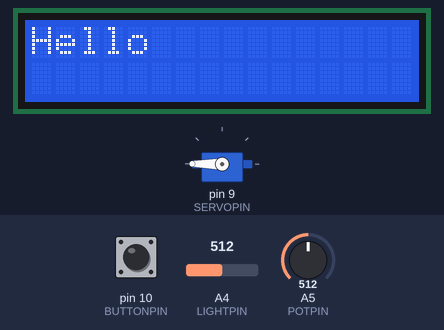
This sketch was run on a simulated Arduino Uno, built with avr-gcc and run on an emulated ATmega328P. On the bench: 16×2 character LCD, servo. The test bench sets the inputs (shaded band); at power-on: pin 10 (BUTTONPIN) HIGH, A5 (POTPIN) = 512, A4 (LIGHTPIN) = 512. What the sketch prints to the serial monitor is not drawn.

Above: at 1.1 s.
At 6.2 s:
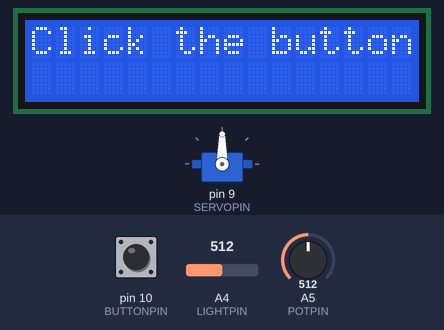
6.3 s: pin 10 (BUTTONPIN) pulled LOW for 0.15 s
At 7.7 s:
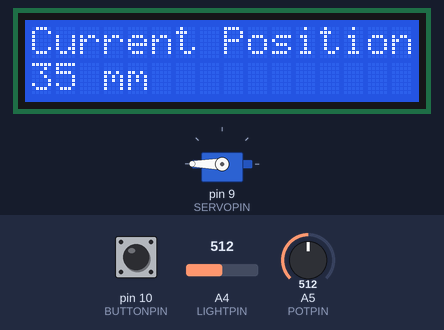
8.1 s: A5 (POTPIN) set to 33
At 9.3 s:
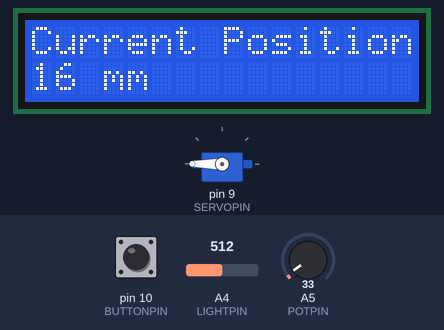
9.7 s: A5 (POTPIN) set to 27
At 10.8 s:
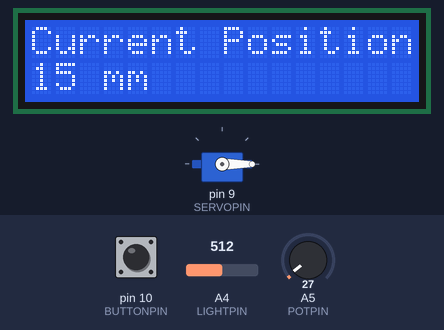
11.4 s: A4 (LIGHTPIN) set to 501
14.4 s: A5 (POTPIN) set to 95
At 15.5 s:
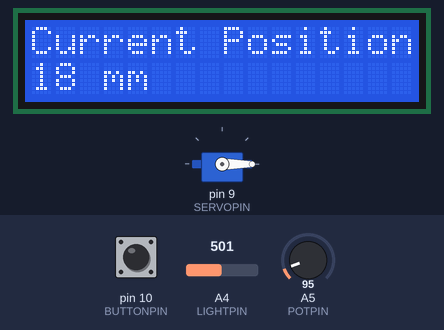
16.0 s: A5 (POTPIN) set to 108
Timing chart, 0 to 18.6 s (numbered marks = the images above; inputs shaded):
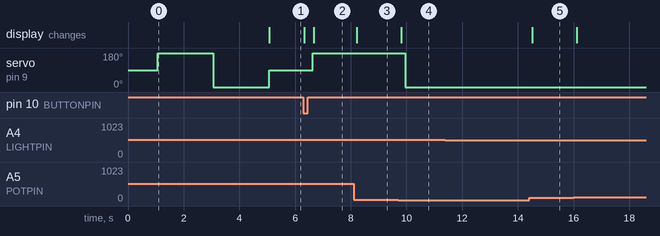

Measured:
- the behaviour switches between 30 and 29 on A5 (POTPIN) (found by bisection; images 3 and 4)
- after the input at 6.3 s, servo on pin 9 (SERVOPIN): 90° → 180° after 0.33 s; the display: first changes at once (image 2 shows a later state)
- after the input at 8.1 s, the display: changes after 0.11 s (image 3)
- after the input at 9.7 s, servo on pin 9 (SERVOPIN): 180° → 0° after 0.25 s; the display: changes after 0.12 s (image 4)
- after the input at 11.4 s, every drawn part: stays the same
- after the input at 14.4 s, the display: changes after 0.11 s (image 5)

The sketch:

LensFocalLength.ino
```cpp
// ППО-2024, устройство определения фокусного расстояния линзы, Школа №2072 //

#define DEBUG1 1  // отладка вкл/выкл

#define POTPIN A5           // потенциометр: пин
#define POTMIN 2            // потенциометр: минимальное значение
#define POTMAX 101          // потенциометр: максимальное значение
#define LIGHTPIN A4         // фоторезистор: пин
#define LIGHTSENSORDIST 15  // потенциометр: поправочный коэффециент расстояния до линзы
#define SERVOPIN 9          // сервопривод: пин
#define SERVOSPEED -90      // сервопривод: скорость
#define BUTTONPIN 10        // кнопка: пин

// Задаём пины дисплея:
#define PIN_RS 2
#define PIN_EN 3
#define PIN_DB4 5
#define PIN_DB5 6
#define PIN_DB6 7
#define PIN_DB7 8

// подключаем библиотеки (БИБЛИОТЕКИ ДЛЯ РАБОТЫ С ДАТЧИКАМИ НЕ ИСПОЛЬЗУЮТСЯ):
#include <LiquidCrystal.h>                                              // Библиотека для работы с текстовым дисплеем
LiquidCrystal lcd(PIN_RS, PIN_EN, PIN_DB4, PIN_DB5, PIN_DB6, PIN_DB7);  // создание дисплея
#include <Servo.h>                                                      // библиотека серво
Servo myservo;                                                          //создаём серво

int potval, potval_max, lightval, lightval_max;  // значения потенциометра и фоторезистора
int currLength, focalLength;                     // переменные для хранения длин

void setup() {
  lcd.begin(16, 2);                   // Устанавливаем размер экрана: количество столбцов и строк
  lcd.setCursor(0, 0);                // Устанавливаем курсор в колонку 0 и строку 0
  lcd.print("Hello               ");  // текст на экране

  //режим работы пинов:
  pinMode(POTPIN, INPUT);
  pinMode(LIGHTPIN, INPUT);
  pinMode(BUTTONPIN, INPUT_PULLUP);

  //СОМ-порт:
  Serial.begin(9600);
  Serial.print("\n\n\n");

  /* подключение и тест сервопривода: */ {
    myservo.attach(SERVOPIN);
    myservo.write(90);
    delay(1000);
    myservo.write(90 - SERVOSPEED);
    Serial.println("Servo testing >>>");
    delay(2000);
    myservo.write(90 + SERVOSPEED);
    Serial.println("Servo testing <<<");
    delay(2000);
    myservo.write(90);
  }
  Serial.println("Done");

  lcd.setCursor(0, 0);                    // Устанавливаем курсор в колонку 0 и строку 0
  lcd.print("Click the button        ");  // текст на экране
}

void loop() {
  lightval = map(analogRead(LIGHTPIN), 0, 1023, 1023, 0);  // читаем данные с фоторезистора

  if (!digitalRead(BUTTONPIN)) {           // если кнопка нажата
    lcd.setCursor(0, 0);                   // Устанавливаем курсор в колонку 0 и строку 0
    lcd.print("Please wait...         ");  // текст на экране

    // обнуляем переменные и ждем:
    lightval = 0;
    potval = 0;
    lightval_max = 0;
    potval_max = 0;
    delay(300);

    potval = 0.1 * analogRead(POTPIN);  // читаем значение с потенциометра и делим на 10, чтобы привести значения к одному порядку

    // движемся вперед, пока не упремся в минимум, и считываем данные:
    while (potval > POTMIN) {
      myservo.write(90 - SERVOSPEED);
      delay(20);
      LightMAX_func();    // ищем максимум яркости
      Debug1();           // отладка
      CurrLengthCalc();   // вычисляем текущее расстояние
      FocalLengthCalc();  // вычисляем фокусное расстояние
      Serial.println();
      delay(30);
    }
    delay(100);
    // движемся назад, пока не упремся в максимум, и считываем данные:
    while (potval < POTMAX) {
      myservo.write(90 + SERVOSPEED);
      delay(20);
      LightMAX_func();    // ищем максимум яркости
      Debug1();           // отладка
      CurrLengthCalc();   // вычисляем текущее расстояние
      FocalLengthCalc();  // вычисляем фокусное расстояние
      Serial.println();
      delay(30);
    }
    delay(100);
    // движемся вперед, пока недоедем до полученного значения фокусного расстояния:
    while (potval > potval_max) {
      potval = 0.1 * analogRead(POTPIN);
      myservo.write(90 - SERVOSPEED);
    }

    FocalLengthCalc();  // вычисляем фокусное расстояние

    lcd.setCursor(0, 0);                 // Устанавливаем курсор в колонку 0 и строку 0
    lcd.print("Focal Length         ");  // текст на экране
    lcd.setCursor(0, 1);                 // Устанавливаем курсор в колонку 0 и строку 1
    lcd.print(focalLength);              // выводим на экран фокусное расстояние
    lcd.print(" mm              ");      // текст на экране
  }
  myservo.write(90);  // останавливаем сервопривод
  Debug1();           // отладка, если включена
  delay(50);          // ждём
}

//отладка:
void Debug1() {
  if (DEBUG1) {
    Serial.print("lightval = " + (String)lightval + "  ");
    Serial.print("lightval_max = " + (String)lightval_max + "  ");
    Serial.print("potval = " + (String)potval + "  ");
    Serial.print("potvalmax = " + (String)potval_max + "  ");
  }
}

// вычисляем текущее расстояние:
void CurrLengthCalc() {
  if (potval <= 86) currLength = 0.4 * potval + LIGHTSENSORDIST;  // если значение потенциометра меньше 87, то используемпервую формулу
  else currLength = 3.75 * potval - 287.5 + LIGHTSENSORDIST;      // иначе - вторую
  Serial.print("   CL = ");
  Serial.print(currLength);

  lcd.setCursor(0, 0);                     // Устанавливаем курсор в колонку 0 и строку 0
  lcd.print("Current Position         ");  // текст на экране
  lcd.setCursor(0, 1);                     // Устанавливаем курсор в колонку 0 и строку 1
  lcd.print(currLength);                   // выводим на экран ntreott расстояние
  lcd.print(" mm              ");          // текст на экране
}

// вычисляем фокусное расстояние:
void FocalLengthCalc() {
  if (potval_max <= 86) focalLength = 0.4 * potval_max + LIGHTSENSORDIST;  // если значение потенциометра меньше 87, то используемпервую формулу
  else focalLength = 3.75 * potval_max - 287.5 + LIGHTSENSORDIST;          // иначе - вторую
  Serial.print("   FL = ");
  Serial.print(focalLength);
}

// ищем максимум яркости:
void LightMAX_func() {
  lightval = map(analogRead(LIGHTPIN), 0, 1023, 1023, 0);  // читаем значение с фоторезистора и инвертируем значение
  potval = 0.1 * analogRead(POTPIN);                       // читаем значение с потенциометра и делим на 10, чтобы привести значения к одному порядку
  if (lightval > lightval_max) {                           // ищем максимумы
    lightval_max = lightval;
    potval_max = potval;
  }
}
```
